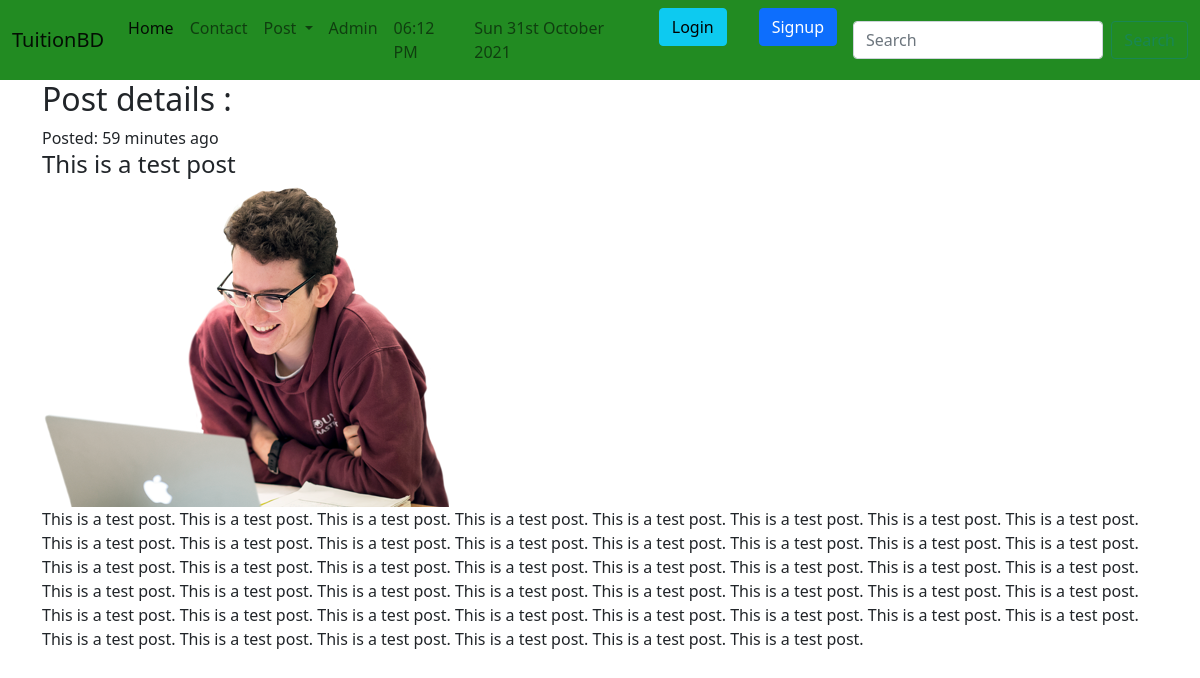
The page /postdetails/19/ on the database its author committed.
### myapp/models.py (models this page shows, shortened)
class Post(models.Model):
    CATEGORY = (
        ('Teacher', 'Teacher'),
        ('Student', 'Student'),
    )
    MEDIUM = (
        ('Bangla', 'Bangla'),
        ('English', 'English'),
        ('Urdu', 'Urdu'),
        ('Turkey', 'Turkey'),
    )
    user = models.ForeignKey(User, on_delete=models.CASCADE, blank=True, null=True)
    id = models.AutoField(primary_key=True)
    title = models.CharField(max_length=100)
    slug = models.CharField(max_length=100, default=title)
    email = models.EmailField()
    salary = models.FloatField()
    details = models.TextField()
    available = models.BooleanField()
    category = models.CharField(max_length=100, choices=CATEGORY)
    created_at = models.DateTimeField(default=now)
    image = models.ImageField(default='/myapp/images/default.jpg', upload_to='myapp/images')
    medium = MultiSelectField(max_length=150, choices=MEDIUM, max_choices=5, default='Bangla')
    subject = models.ManyToManyField(Subject, related_name='subject_set')
    class_in = models.ManyToManyField(Class_in, related_name='class_set')

### myapp/views.py (the view)
# urls.py: path('postdetails/<int:pk>/', PostDetailView.as_view(), name='postdetails'),
class PostDetailView(DetailView):
    model = Post
    template_name = 'postdetail.html'

### templates/postdetail.html (shortened to what this page needs)
{% extends 'basic.html' %}
{% load humanize %}
{% block content %}
    <h2>Post details : </h2>
    <span>Posted:</span> {{ object.created_at | naturaltime }}
    <h4>{{ object.title }}</h4>
    <img src="{{ object.image.url }}" alt="">
    <p>{{ object.details }}</p>
{% endblock %}

### rows shown on the page
Post: created_at "59 minutes ago", title "This is a test post", image (picture), details "This is a test post. This is a test post. This is a test post. This is a test post. This is a test post. This is a test post. This is a test post. This is a test post. This is a test post. This is a test post. This is a test post. This is a test post. This is a test post. This is a test post. This is a test post. This is a test post. This is a test post. This is a test post. This is a test post. This is a test post. This is a test post. This is a test post. This is a test post. This is a test post. This is a test post. This is a test post. This is a test post. This is a test post. This is a test post. This is a test post. This is a test post. This is a test post. This is a test post. This…"
